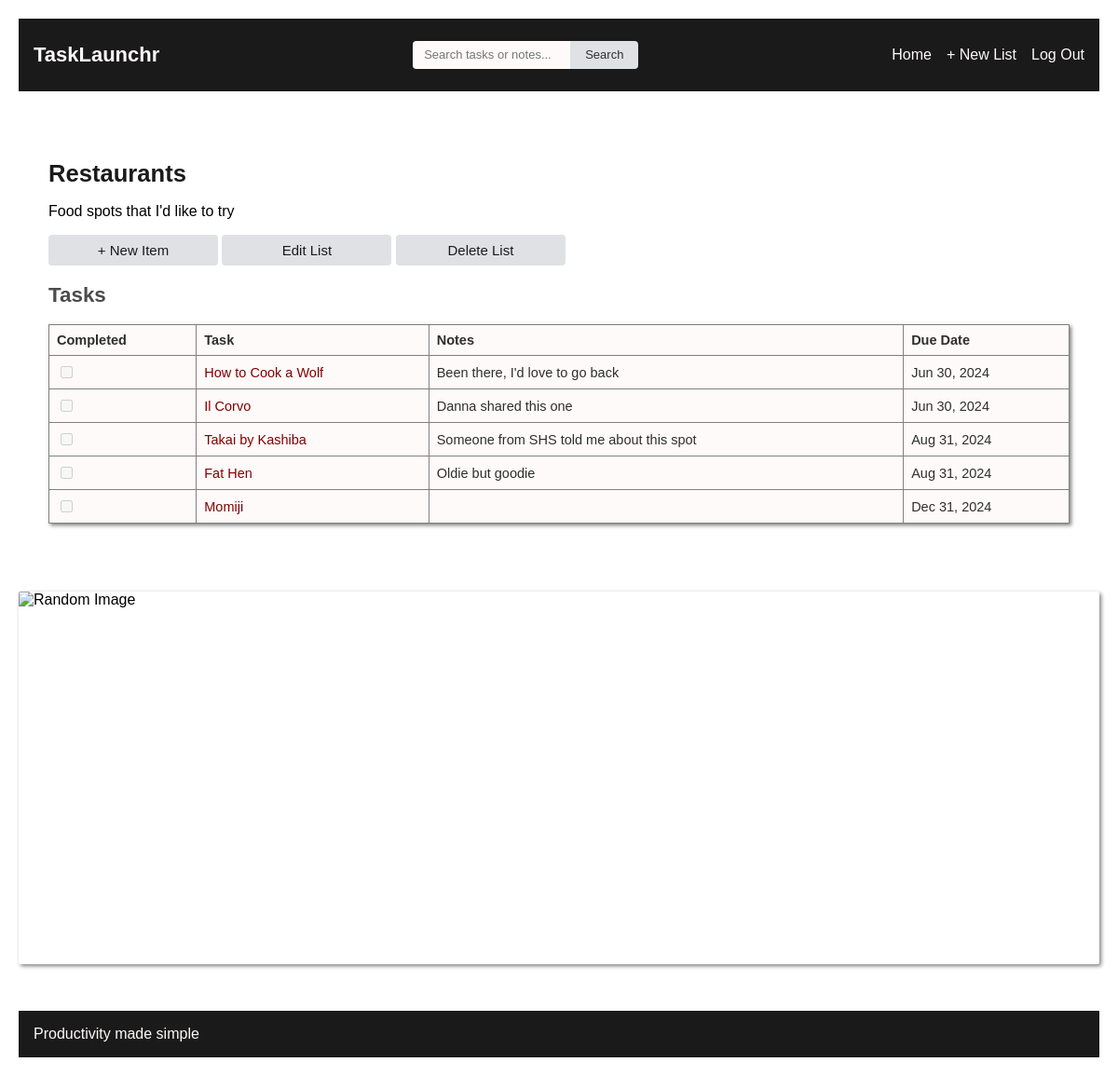
Screenshot of /todos/11/ (signed in) with the database file from the repository.
### todos/models.py (models this page shows, shortened)
class TodoList(models.Model):
    name = models.CharField(max_length=255)
    description = models.TextField(blank=True, null=True)
    created_on = models.DateTimeField(auto_now_add=True)
    user = models.ForeignKey(
        User,
        related_name="todoslists",
        on_delete=models.CASCADE,
    )

class TodoItem(models.Model):
    task = models.CharField(max_length=255)
    todolist = models.ForeignKey(
        TodoList,
        related_name="items",
        on_delete=models.CASCADE,
    )
    notes = models.TextField(blank=True, null=True)
    due_date = models.DateTimeField(blank=True, null=True)
    completed = models.BooleanField(default=False)
    created_on = models.DateTimeField(auto_now_add=True)
    user = models.ForeignKey(
        User,
        related_name="todoitems",
        on_delete=models.CASCADE,
    )
    class Meta:
        ordering = [
            "completed",
            "due_date",
            "created_on",
        ]

### todos/views.py (the view)
# urls.py: path("<int:id>/", show_list, name="todo_list_detail"),
@login_required
def show_list(request: HttpRequest, id: int) -> HttpResponse:
    todolist = get_object_or_404(TodoList, id=id, user=request.user)
    return render(request, "todos/detail.html", {"todolist": todolist})

### todos/templates/todos/detail.html (shortened to what this page needs)
{% extends "base.html" %}
{% block content %}
    <main>
        <div>
            <h1>{{ todolist.name }}</h1>
            <p>{{ todolist.description }}</p>
            <div class="actions">
                <a href="{% url 'todo_item_create' todolist.id %}" class="button">+ New Item</a>
                <a href="{% url 'todo_list_update' todolist.id %}" class="button">Edit List</a>
                <a href="{% url 'todo_list_delete' todolist.id %}" class="button delete">Delete List</a>
            </div>
            <h2>Tasks</h2>
            {% if todolist.items.exists %}
                <table>
                    <thead>
                        <tr>
                            <th>Completed</th>
                            <th>Task</th>
                            <th>Notes</th>
                            <th>Due Date</th>
                        </tr>
                    </thead>
                    <tbody>
                        {% for item in todolist.items.all|dictsort:"due_date" %}
                            <tr>
                                <td>
                                    <input type="checkbox" {% if item.completed %}checked{% endif %} disabled>
                                </td>
                                <td>
                                    <a href="{% url 'todo_item_update' item.id %}" class="table-link">{{ item.task }}</a>
                                </td>
                                <td>{{ item.notes }}</td>
                                <td>{{ item.due_date|date:"M j, Y" }}</td>
                            </tr>
                        {% endfor %}
                    </tbody>
                </table>
            {% else %}
                <p>You don't have any tasks yet.</p>
            {% endif %}
        </div>
    </main>
{% endblock content %}

### todos/static/css/todos.css (style rules this page uses)
body { font-family: Helvetica, sans-serif; padding: 1%; }
main { padding: 16px; }
h1 { color: #1a1a1a; font-size: 1.6em; }
h2 { color: #4B4B4B; font-size: 1.4em; }
.table-link { text-decoration: none; color: #800000; transition: color 0.3s ease; }
table { font-family: Arial, Helvetica, sans-serif; font-size: 14.5px; border-collapse: collapse; width: 100%; margin-bottom: 16px; box-shadow: 2px 2px 4px rgba(0,0,0,0.5); text-align: left; background-color: #FFFAFA; color: #2E2E2E; }
th, td { padding: 8px; border: 1px solid gray; }
.button { font-family: Helvetica, sans-serif; padding: 8px 16px; background: #dfe1e5; font-size: 15px; border: none; border-radius: 4px; cursor: pointer; text-decoration: none; display: inline-block; color: #1a1a1a; transition: background-color 0.3s ease, color 0.3s ease; width: 150px; text-align: center; }
.button.delete { background-color: #dfe1e5; }

### rows the page displays
TodoList: name "Restaurants", description "Food spots that I'd like to try"
TodoItem: task "How to Cook a Wolf", notes "Been there, I'd love to go back", due_date "Jun 30, 2024"
TodoItem: task "Il Corvo", notes "Danna shared this one", due_date "Jun 30, 2024"
TodoItem: task "Takai by Kashiba", notes "Someone from SHS told me about this spot", due_date "Aug 31, 2024"
TodoItem: task "Fat Hen", notes "Oldie but goodie", due_date "Aug 31, 2024"
TodoItem: task "Momiji", due_date "Dec 31, 2024"
